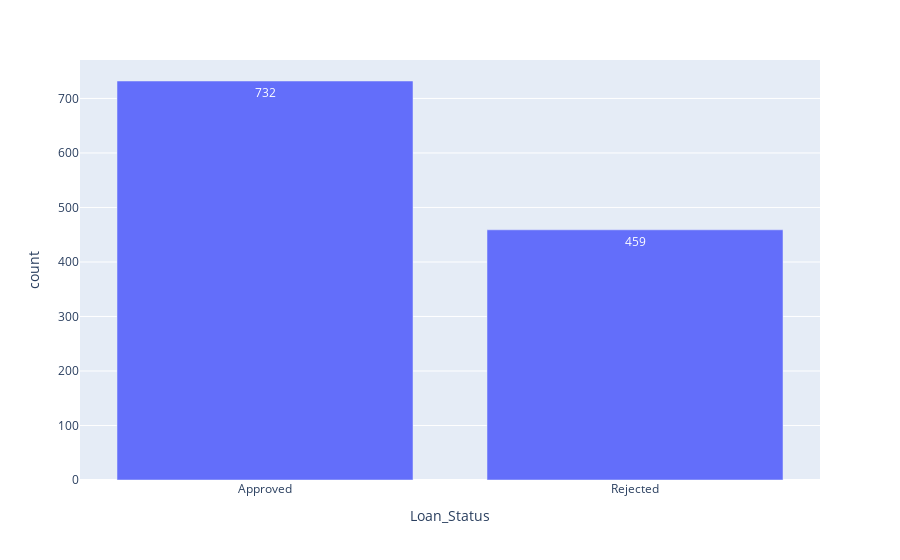

The notebook cell saved with this chart:
### Code cell
px.bar(df1['Loan_Status'].value_counts().reset_index() , x='Loan_Status', y = 'count' , text_auto=True)

### Figure 1 — Plotly figure (JSON) as saved in the notebook; plotly's stock layout.template omitted (floating-point values rounded to 4 significant figures)
{"data": [{"alignmentgroup": "True", "hovertemplate": "Loan_Status=%{x}<br>count=%{y}<extra></extra>", "legendgroup": "", "marker": {"color": "#636efa", "pattern": {"shape": ""}}, "name": "", "offsetgroup": "", "orientation": "v", "showlegend": false, "textposition": "auto", "texttemplate": "%{y}", "type": "bar", "x": ["Approved", "Rejected"], "xaxis": "x", "y": [732, 459], "yaxis": "y"}], "layout": {"autosize": true, "barmode": "relative", "legend": {"tracegroupgap": 0}, "margin": {"t": 60}, "xaxis": {"anchor": "y", "autorange": true, "domain": [0, 1], "range": [-0.5, 1.5], "title": {"text": "Loan_Status"}, "type": "category"}, "yaxis": {"anchor": "x", "autorange": true, "domain": [0, 1], "range": [0, 770.5], "title": {"text": "count"}, "type": "linear"}}}
